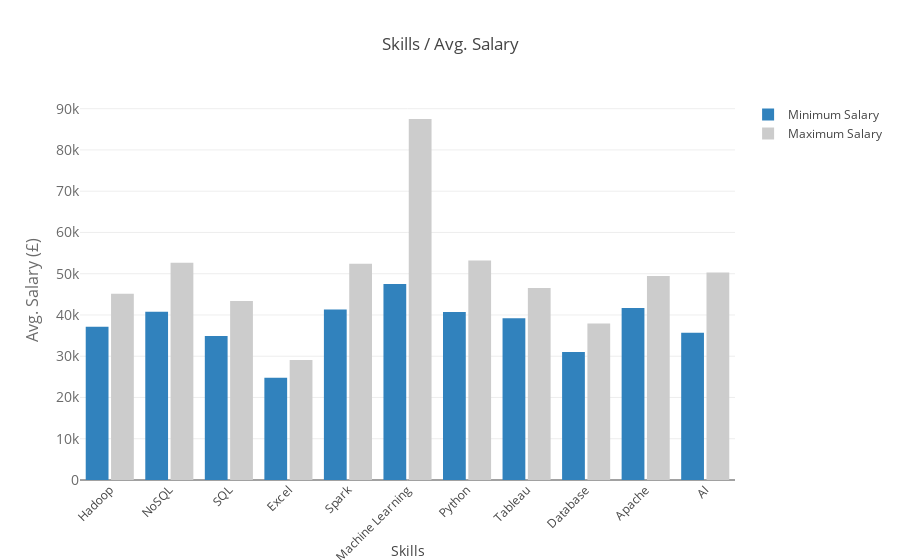

This figure's notebook cell:
### Markdown cell above
#### Skills/Salary

### Code cell
graphs = []
salaries = ["minimumSalary", "maximumSalary"]

minimum_sal = []
maximum_sal = []


for j in salaries:
    for i in skills_true:
        temp = {}
        temp_df = test_3[test_3["{}".format(i)] == 1]
        temp_df = temp_df.groupby(by=["{}".format(i)])["{}".format(j)].mean()
        temp["Skills"] = i
        temp["Avg. Salary"] = temp_df.iloc[0]
        if j == "minimumSalary":
            minimum_sal.append(temp)
        else:
            maximum_sal.append(temp)
            
            
min_pd = pd.DataFrame.from_dict(minimum_sal)
max_pd = pd.DataFrame.from_dict(maximum_sal)
        
min_bar = go.Bar(
    y=min_pd['Avg. Salary'].tolist(),
    x=min_pd['Skills'].tolist(),
    name='Minimum Salary',
    marker=dict(
        color="rgb(49,130,189)"
    )
)

max_bar = go.Bar(
    y=max_pd['Avg. Salary'].tolist(),
    x=max_pd['Skills'].tolist(),
    name='Maximum Salary',
    marker=dict(
        color="rgb(204,204,204)"
    )
)

data = [min_bar, max_bar]

layout = go.Layout(
    xaxis=dict(tickangle=-45,title='Skills'),barmode="group",
    yaxis=dict(
        title='Avg. Salary (£)',
        titlefont=dict(
            size=16,
            color='rgb(107, 107, 107)'
        ),
        tickfont=dict(
            size=14,
            color='rgb(107, 107, 107)'
        )
    ),
    bargap=0.15,
    bargroupgap=0.1,
    title='Skills / Avg. Salary',
    showlegend=True
    
)

fig = go.Figure(data=data, layout=layout)
iplot(fig, filename="skills_salary.html")

### Figure 1 — Plotly figure (JSON) as saved in the notebook; plotly's stock layout.template omitted (floating-point values rounded to 4 significant figures)
{"data": [{"marker": {"color": "rgb(49,130,189)"}, "name": "Minimum Salary", "type": "bar", "uid": "73fe5261-944d-40bf-9c1f-b14a9f047e0b", "x": ["Hadoop", "NoSQL", "SQL", "Excel", "Spark", "Machine Learning", "Python", "Tableau", "Database", "Apache", "AI"], "y": [37160, 40790.0, 34910.0, 24810.0, 41320.0, 47500, 40700.0, 39214, 31030.0, 41670.0, 35700]}, {"marker": {"color": "rgb(204,204,204)"}, "name": "Maximum Salary", "type": "bar", "uid": "2166adb5-5f0a-4aad-abda-a05e2a2c2814", "x": ["Hadoop", "NoSQL", "SQL", "Excel", "Spark", "Machine Learning", "Python", "Tableau", "Database", "Apache", "AI"], "y": [45170.0, 52630.0, 43410.0, 29080.0, 52410.0, 87500, 53220.0, 46570.0, 37940.0, 49450.0, 50300]}], "layout": {"autosize": true, "bargap": 0.15, "bargroupgap": 0.1, "barmode": "group", "showlegend": true, "title": {"text": "Skills / Avg. Salary"}, "xaxis": {"autorange": true, "range": [-0.5, 10.5], "tickangle": -45, "title": {"text": "Skills"}, "type": "category"}, "yaxis": {"autorange": true, "range": [0, 92110.0], "tickfont": {"color": "rgb(107, 107, 107)", "size": 14}, "title": {"font": {"color": "rgb(107, 107, 107)", "size": 16}, "text": "Avg. Salary (£)"}, "type": "linear"}}}
